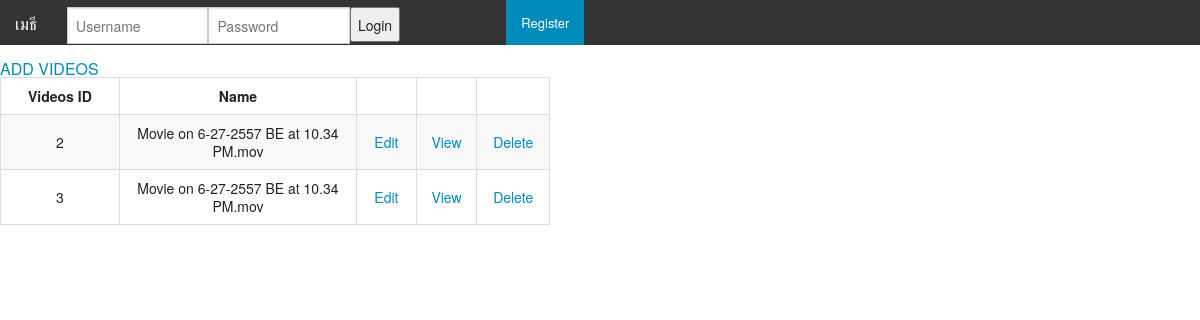
The page /myVideos.php on the database its author committed.
### tables this page shows
CREATE TABLE IF NOT EXISTS `videos` (
  `video_id` int(11) NOT NULL AUTO_INCREMENT,
  `video_name` varchar(100) NOT NULL,
  PRIMARY KEY (`video_id`)
);

### myVideos.php (the view, shortened to what this page needs)
<html>
<head>
<?php include 'script.php'; ?>
</head>
<body>
<?php include 'topbar.php'; ?>
<?php
	$strSQL1 = "SELECT * FROM videos";
	$objQuery1 = mysql_query($strSQL1) or die ("Error Query [".$strSQL1."]");
?>
<br>
<a href="upload.php">ADD VIDEOS</a>
<br>
<table width="550" border="1">
	<tr>
		<th width="100"> <div align="center">Videos ID </div></th>
		<th width="200"> <div align="center">Name</div></th>
		<th width="50"> <div align="center">&nbsp;</div></th>
		<th width="50"> <div align="center">&nbsp;</div></th>
		<th width="50"> <div align="center">&nbsp;</div></th>
	</tr>
<?php
	while($objResult1 = mysql_fetch_array($objQuery1))
	{
?>
		<tr>
		<td><div align="center"><?=$objResult1["video_id"];?></div></td>
		<td><center><?=$objResult1["video_name"];?></center></td>
		<td><center><a href="myVideos.php?action=edit&video_id=<?=$objResult1["video_id"];?>">Edit</a></center></td>
		<td><center><a href="myVideos.php?action=view&video_id=<?=$objResult1["video_id"];?>">View</a></center></td>
		<td><center><a href="myVideos.php?action=delete&video_id=<?=$objResult1["video_id"];?>">Delete</a></center></td>
		</tr>
<?php
	}
?>
</table>
<br>
</body>
</html>

### rows shown on the page
videos: video_id "2", video_name "Movie on 6-27-2557 BE at 10.34 PM.mov"
videos: video_id "3", video_name "Movie on 6-27-2557 BE at 10.34 PM.mov"
